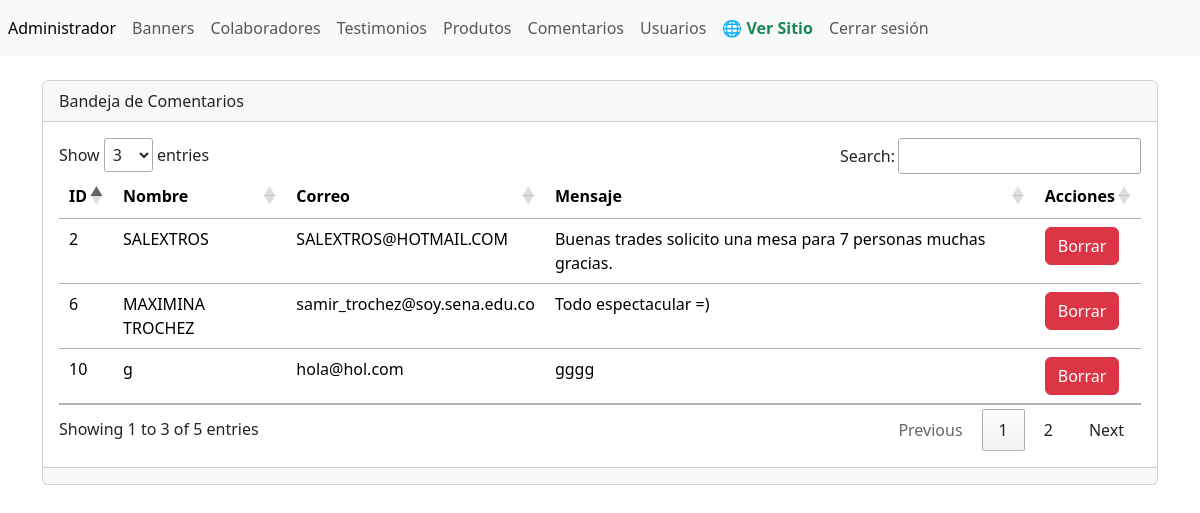
The app's page /admin/seccion/comentarios/index.php (signed in) with its own data.
### tables this page shows
CREATE TABLE `tbl_comentarios` (
  `ID` int(11) NOT NULL,
  `nombre` varchar(255) NOT NULL,
  `correo` varchar(255) NOT NULL,
  `mensaje` varchar(255) NOT NULL
);

### admin/seccion/comentarios/index.php (the view, shortened to what this page needs)
<?php
include ("../../bd.php");
$sentencia = $conexion->prepare("SELECT * FROM `tbl_comentarios`");
$sentencia->execute();
$lista_comentarios = $sentencia->fetchAll(PDO::FETCH_ASSOC);
include ("../../templates/header.php"); ?>
<br/>
<div class="card">
    <div class="card-header">Bandeja de Comentarios</div>
    <div class="card-body">
    <div
        class="table-responsive-sm">
        <table class="table">
            <thead>
                <tr>
                    <th scope="col">ID</th>
                    <th scope="col">Nombre</th>
                    <th scope="col">Correo</th>
                    <th scope="col">Mensaje</th>
                    <th scope="col">Acciones</th>
                </tr>
            </thead>
            <tbody>
            <?php foreach($lista_comentarios as $registro) { ?>
                <tr class="">
                    <td> <?php echo $registro["ID"];?> </td>
                    <td><?php echo $registro["nombre"];?></td>
                    <td><?php echo $registro["correo"];?></td>
                    <td><?php echo $registro["mensaje"];?></td>
                    <td>
                        <a name="" id="" class="btn btn-danger"
                        href="index.php?txtID=<?php echo $registro["ID"];?>"
                        role="button">Borrar</a>
                    </td>
                </tr>
                <?php } ?>
            </tbody>
        </table>
    </div>
    </div>
    <div class="card-footer text-muted"></div>
</div>
<?php include ("../../templates/footer.php"); ?>

### records on screen
tbl_comentarios: ID "2", nombre "SALEXTROS", correo "SALEXTROS@HOTMAIL.COM", mensaje "Buenas trades solicito una mesa para 7 personas muchas gracias."
tbl_comentarios: ID "6", nombre "MAXIMINA TROCHEZ", correo "samir_trochez@soy.sena.edu.co", mensaje "Todo espectacular =)"
tbl_comentarios: ID "10", nombre "g", correo "hola@hol.com", mensaje "gggg"
